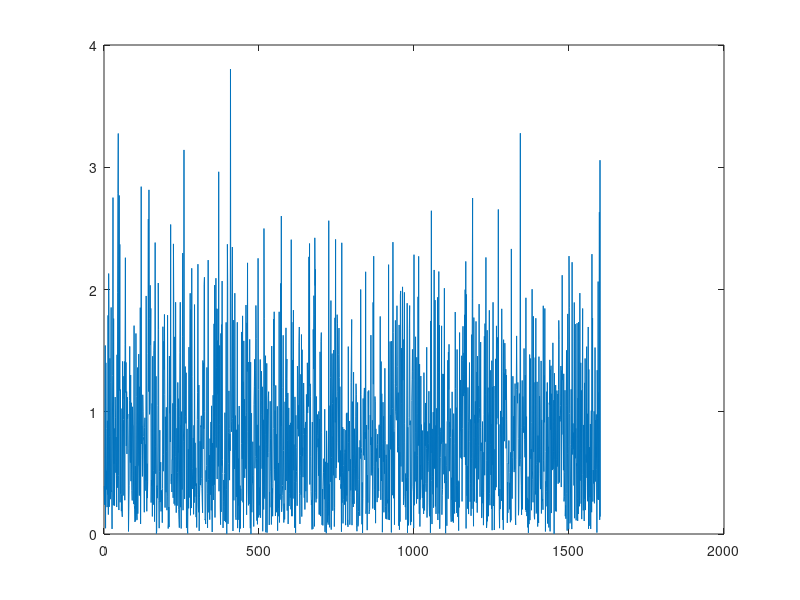
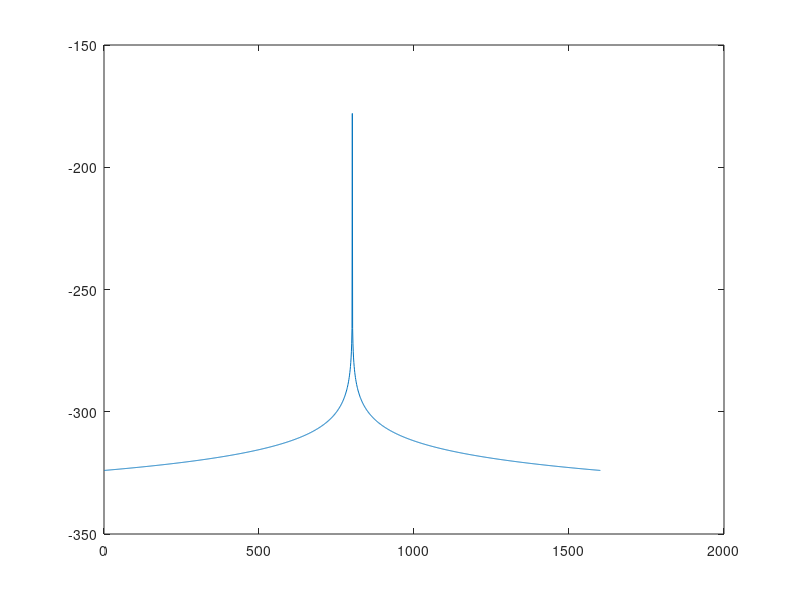
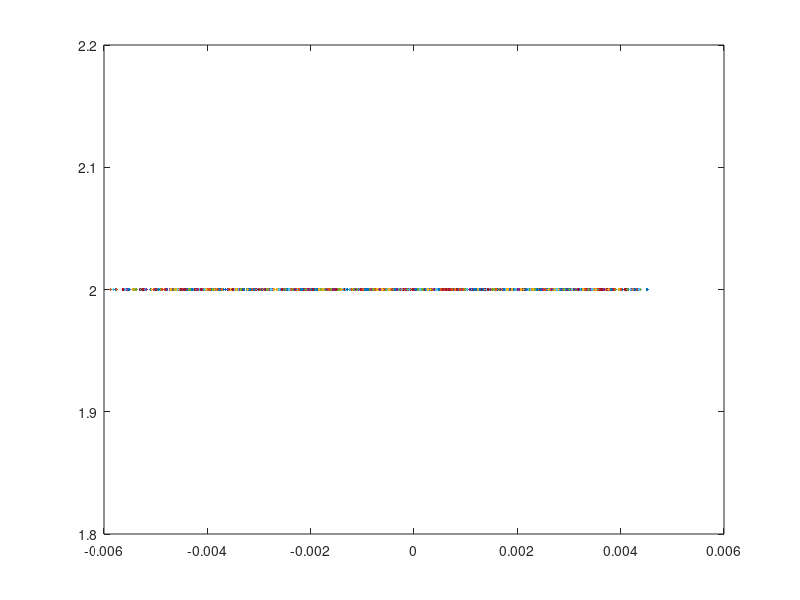

The MATLAB script that drew these images, in order: (Note: this script raises an error after producing the figures.)
close all
clearvars
um = 1e-6;
nm = 1e-9;
pm = 1e-12;
MHz = 1e6;
kHz = 1e3;
km = 1e3;
ps = 1e-12;
mW = 1e-3;

B = 400e6;
c = 299792458;

T = 1/B;
sps = 100;
ts = T/sps;
sample_num = sps*16;

fs = 1/ts;

lo.linewidth = 1*kHz;
lo.PSD = -80;
lo.lambda = 1550*nm;
lo.field = 1e1;
fc = c/lo.lambda;

f = (-sample_num/2:sample_num/2) /ts/sample_num;

D = lo.field*10.^((-80)/10);
for i=1:length(D)
    S_f(i,:) = (D(i).^2 )./ ((1 + (f / lo.linewidth).^2)*lo.linewidth*2*pi);
end
T_noise = ifft(S_f);


for i= 1:length(D)
    white_noise_real = randn(1, (sample_num)+1);
    white_noise_imag = randn(1, (sample_num)+1);

    white_noise = white_noise_real;
    white_noise_ff = fftshift(fft(white_noise));
    delta_f_freq_domain = white_noise_ff .* (sqrt(S_f(i,:)) + sqrt(D(i))*1i*white_noise_imag);
    delta_f_time_domain(i,:) = ifftshift(ifft(fftshift(delta_f_freq_domain)));
    delta_f_time_domain(i,:) = real(delta_f_time_domain(i,:));
    phi(i,:) = cumsum(delta_f_time_domain(i,:));
end


figure
grid on
plot(abs(white_noise))

figure
grid on
plot(10*log10(abs(S_f(1,:))))

figure
grid on
plot(phi, LineWidth=2)
ylabel("Lorentzian random walk", FontSize=40)
xlabel("Sample number", FontSize=40)
grid on
xlim([0 sample_num])
ax = gca; % Get the current axis
ax.FontSize = 30;

ff = fftshift(fft(phi(1,:)));
figure
plot(f/MHz, 20*log10(abs(ff)/lo.field), LineWidth=2)
ylabel("Phase noise PSD [dBc/Hz]", FontSize=35)
xlabel("Frequency [MHz]", FontSize=35)
grid on
ax = gca; % Get the current axis
ax.FontSize = 30;

figure
for i=1:length(D)
    ff = fftshift(fft(phi(i,:)));
    loglog(f/MHz,(abs(ff)/lo.field).^2, LineWidth=2, DisplayName="" + 10*log10(D(i)) + " dBc")
    hold on
end
ylabel("Phase noise PSD [dBc/Hz]", FontSize=35)
xlabel("Frequency [MHz]", FontSize=35)
grid on
yticks(10.^(-10:2:0))
yticklabels((-10:2:0)*10)
ylim([0 log(max(f/MHz))])
ax = gca; % Get the current axis
ax.FontSize = 30;
legend()
